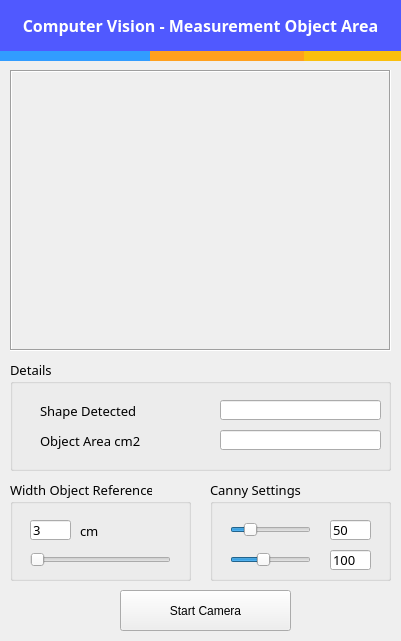
<?xml version="1.0" encoding="UTF-8"?>
<ui version="4.0">
 <class>Form</class>
 <widget class="QWidget" name="Form">
  <property name="windowModality">
   <enum>Qt::NonModal</enum>
  </property>
  <property name="geometry">
   <rect>
    <x>0</x>
    <y>0</y>
    <width>401</width>
    <height>641</height>
   </rect>
  </property>
  <property name="windowTitle">
   <string>Measurement Object Area</string>
  </property>
  <widget class="QLabel" name="label_13">
   <property name="geometry">
    <rect>
     <x>0</x>
     <y>51</y>
     <width>151</width>
     <height>10</height>
    </rect>
   </property>
   <property name="styleSheet">
    <string notr="true">background-color: rgb(49, 156, 255);</string>
   </property>
   <property name="text">
    <string/>
   </property>
  </widget>
  <widget class="QGroupBox" name="groupBox_4">
   <property name="geometry">
    <rect>
     <x>10</x>
     <y>360</y>
     <width>381</width>
     <height>111</height>
    </rect>
   </property>
   <property name="font">
    <font>
     <family>Century Gothic</family>
     <pointsize>10</pointsize>
    </font>
   </property>
   <property name="title">
    <string>Details</string>
   </property>
   <widget class="QLineEdit" name="edt_shape_detect">
    <property name="geometry">
     <rect>
      <x>210</x>
      <y>40</y>
      <width>161</width>
      <height>20</height>
     </rect>
    </property>
   </widget>
   <widget class="QLabel" name="label_12">
    <property name="geometry">
     <rect>
      <x>30</x>
      <y>40</y>
      <width>111</width>
      <height>21</height>
     </rect>
    </property>
    <property name="text">
     <string>Shape Detected</string>
    </property>
   </widget>
   <widget class="QLabel" name="label_16">
    <property name="geometry">
     <rect>
      <x>30</x>
      <y>70</y>
      <width>131</width>
      <height>21</height>
     </rect>
    </property>
    <property name="text">
     <string>Object Area cm2</string>
    </property>
   </widget>
   <widget class="QLineEdit" name="edt_area">
    <property name="geometry">
     <rect>
      <x>210</x>
      <y>70</y>
      <width>161</width>
      <height>20</height>
     </rect>
    </property>
   </widget>
  </widget>
  <widget class="QPushButton" name="btn_start">
   <property name="geometry">
    <rect>
     <x>120</x>
     <y>590</y>
     <width>171</width>
     <height>41</height>
    </rect>
   </property>
   <property name="text">
    <string>Start Camera</string>
   </property>
  </widget>
  <widget class="QLabel" name="label_15">
   <property name="geometry">
    <rect>
     <x>300</x>
     <y>51</y>
     <width>132</width>
     <height>10</height>
    </rect>
   </property>
   <property name="styleSheet">
    <string notr="true">background-color: rgb(250, 191, 13);</string>
   </property>
   <property name="text">
    <string/>
   </property>
  </widget>
  <widget class="QLabel" name="label">
   <property name="geometry">
    <rect>
     <x>0</x>
     <y>0</y>
     <width>401</width>
     <height>51</height>
    </rect>
   </property>
   <property name="font">
    <font>
     <family>Century Gothic</family>
     <pointsize>12</pointsize>
     <weight>75</weight>
     <bold>true</bold>
    </font>
   </property>
   <property name="styleSheet">
    <string notr="true">color: rgb(255, 255, 255);
background-color: rgb(80, 89, 255);</string>
   </property>
   <property name="frameShadow">
    <enum>QFrame::Plain</enum>
   </property>
   <property name="text">
    <string>Computer Vision - Measurement Object Area</string>
   </property>
   <property name="alignment">
    <set>Qt::AlignCenter</set>
   </property>
  </widget>
  <widget class="QLabel" name="label_14">
   <property name="geometry">
    <rect>
     <x>150</x>
     <y>51</y>
     <width>154</width>
     <height>10</height>
    </rect>
   </property>
   <property name="styleSheet">
    <string notr="true">background-color: rgb(255, 160, 30);</string>
   </property>
   <property name="text">
    <string/>
   </property>
  </widget>
  <widget class="QLabel" name="label_webcam">
   <property name="geometry">
    <rect>
     <x>10</x>
     <y>70</y>
     <width>381</width>
     <height>281</height>
    </rect>
   </property>
   <property name="frameShape">
    <enum>QFrame::Box</enum>
   </property>
   <property name="frameShadow">
    <enum>QFrame::Sunken</enum>
   </property>
   <property name="lineWidth">
    <number>1</number>
   </property>
   <property name="text">
    <string/>
   </property>
  </widget>
  <widget class="QGroupBox" name="groupBox_5">
   <property name="geometry">
    <rect>
     <x>210</x>
     <y>480</y>
     <width>181</width>
     <height>101</height>
    </rect>
   </property>
   <property name="font">
    <font>
     <family>Century Gothic</family>
     <pointsize>10</pointsize>
    </font>
   </property>
   <property name="title">
    <string>Canny Settings</string>
   </property>
   <widget class="QSlider" name="slider_threshold">
    <property name="geometry">
     <rect>
      <x>20</x>
      <y>40</y>
      <width>81</width>
      <height>19</height>
     </rect>
    </property>
    <property name="maximum">
     <number>255</number>
    </property>
    <property name="value">
     <number>50</number>
    </property>
    <property name="orientation">
     <enum>Qt::Horizontal</enum>
    </property>
   </widget>
   <widget class="QLineEdit" name="edt_nilai_threshold">
    <property name="geometry">
     <rect>
      <x>120</x>
      <y>40</y>
      <width>41</width>
      <height>20</height>
     </rect>
    </property>
    <property name="text">
     <string>50</string>
    </property>
   </widget>
   <widget class="QSlider" name="slider_threshold_2">
    <property name="geometry">
     <rect>
      <x>20</x>
      <y>70</y>
      <width>81</width>
      <height>19</height>
     </rect>
    </property>
    <property name="maximum">
     <number>255</number>
    </property>
    <property name="value">
     <number>100</number>
    </property>
    <property name="orientation">
     <enum>Qt::Horizontal</enum>
    </property>
   </widget>
   <widget class="QLineEdit" name="edt_nilai_threshold_2">
    <property name="geometry">
     <rect>
      <x>120</x>
      <y>70</y>
      <width>41</width>
      <height>20</height>
     </rect>
    </property>
    <property name="text">
     <string>100</string>
    </property>
   </widget>
  </widget>
  <widget class="QGroupBox" name="groupBox_6">
   <property name="geometry">
    <rect>
     <x>10</x>
     <y>480</y>
     <width>181</width>
     <height>101</height>
    </rect>
   </property>
   <property name="font">
    <font>
     <family>Century Gothic</family>
     <pointsize>10</pointsize>
    </font>
   </property>
   <property name="title">
    <string>Width Object Reference</string>
   </property>
   <widget class="QSlider" name="slider_OR">
    <property name="geometry">
     <rect>
      <x>20</x>
      <y>70</y>
      <width>141</width>
      <height>20</height>
     </rect>
    </property>
    <property name="maximum">
     <number>5000</number>
    </property>
    <property name="value">
     <number>3</number>
    </property>
    <property name="orientation">
     <enum>Qt::Horizontal</enum>
    </property>
   </widget>
   <widget class="QLineEdit" name="edt_WOR">
    <property name="geometry">
     <rect>
      <x>20</x>
      <y>40</y>
      <width>41</width>
      <height>20</height>
     </rect>
    </property>
    <property name="text">
     <string>3</string>
    </property>
   </widget>
   <widget class="QLabel" name="label_17">
    <property name="geometry">
     <rect>
      <x>70</x>
      <y>40</y>
      <width>21</width>
      <height>21</height>
     </rect>
    </property>
    <property name="text">
     <string>cm</string>
    </property>
   </widget>
  </widget>
 </widget>
 <resources/>
 <connections/>
</ui>
